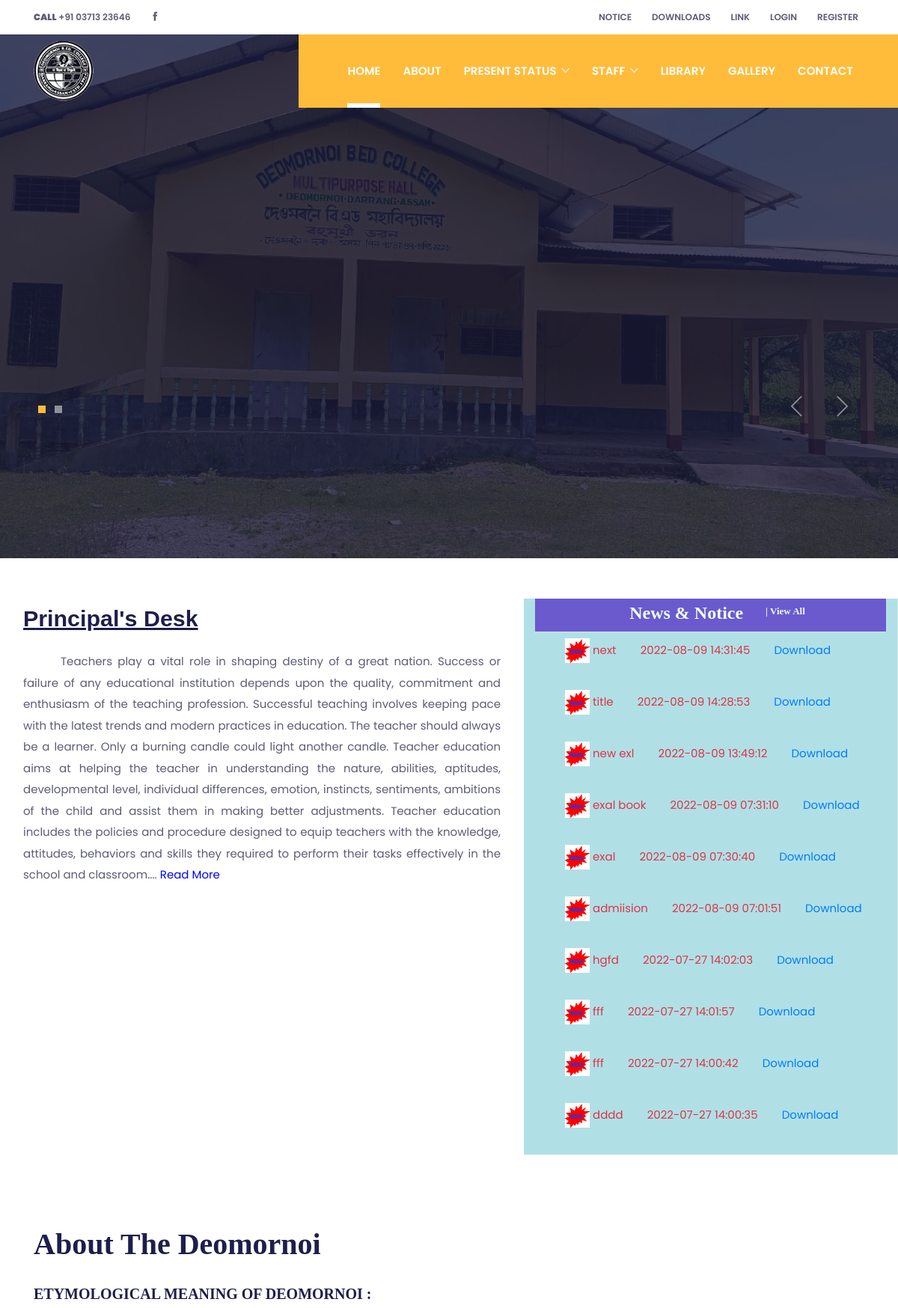
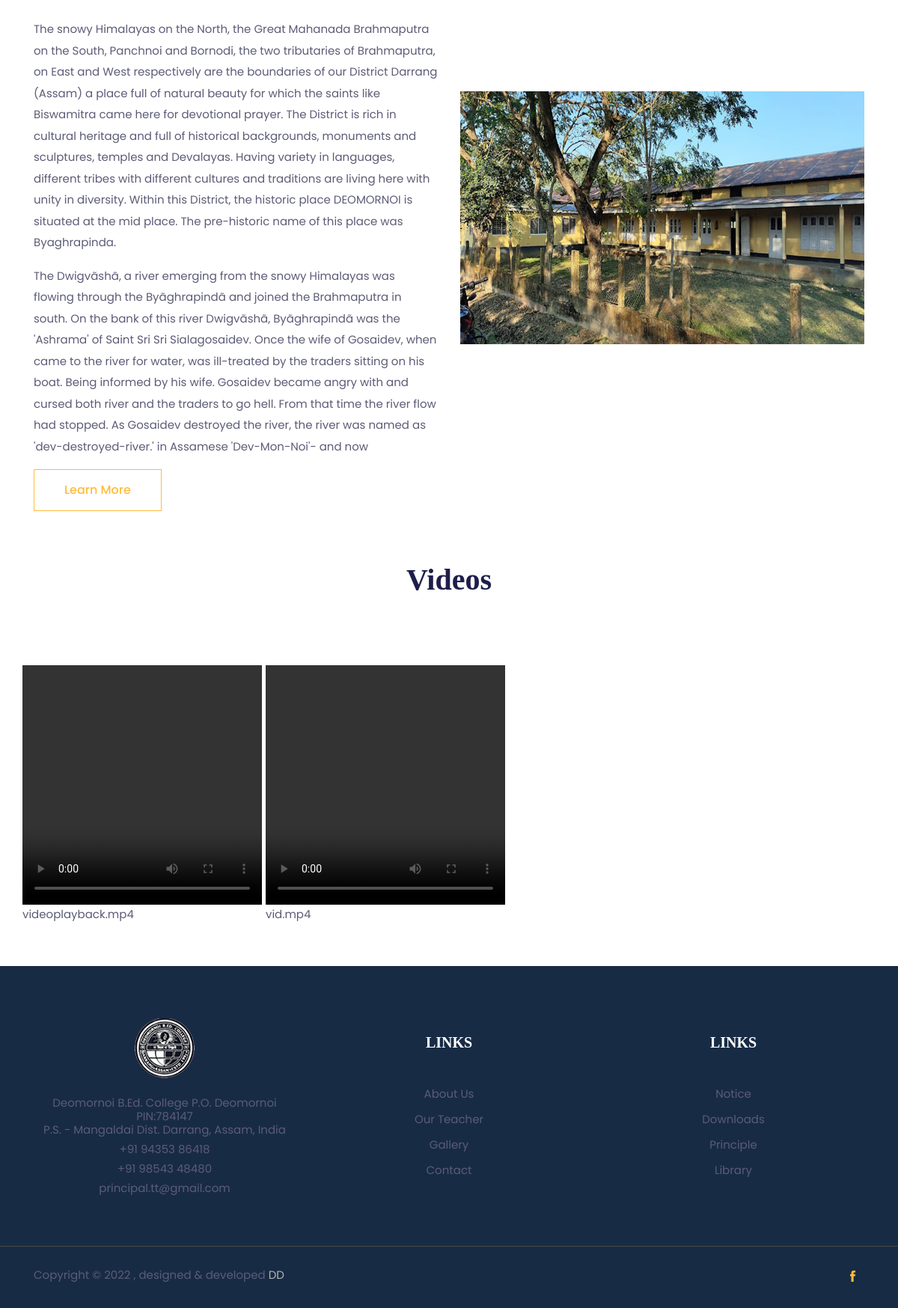
The page / on the database its author committed (2 pictures, top to bottom).
### tables this page shows
CREATE TABLE `notice` (
  `id` int(50) NOT NULL,
  `title` varchar(255) NOT NULL,
  `file` varchar(255) NOT NULL,
  `date` timestamp NOT NULL DEFAULT current_timestamp()
);

CREATE TABLE `videos` (
  `id` int(11) NOT NULL,
  `name` varchar(255) NOT NULL,
  `location` varchar(255) NOT NULL
);

### index.php (the view, shortened to what this page needs)
<?php
require('top.inc.php');
require('connection.inc.php');
$sql = "SELECT * FROM notice ORDER BY id DESC";
$result = $mysqli->query($sql);
?>
<section class="hero-section overlay bg-cover" data-background="images/banner/banner-1.jpg">
  <div class="container">
    <div class="hero-slider">
      <div class="hero-slider-item">
        <div class="row">
          <div class="col-md-8">
          </div>
        </div>
      </div>
    </div>
  </div>
</section>
<div>
  <br>
  <br>
  <section id="slider">
        <div class="container-fluid">
            <div class="row">
                <div class="col-lg-7 col-md-8 col-12">
                    <div class="py-2 px-3 about">
                        <h2 class="standfirst__title" style="font-size:1.9rem; font-family:Impact, Haettenschweiler, 'Arial Narrow Bold', sans-serif;text-decoration: underline";>
                            Principal's Desk</h2>
                            <br>
                        <p class="text-justify" style="text-indent:50px;">
                            Teachers play a vital role in shaping destiny of a great nation. Success or failure of any educational institution depends upon the quality, commitment and enthusiasm of the teaching profession. Successful teaching involves keeping pace with the latest trends and modern practices in education. The teacher should always be a learner. Only a burning candle could light another candle. Teacher education aims at helping the teacher in understanding the nature, abilities, aptitudes, developmental level, individual differences, emotion, instincts, sentiments, ambitions of the child and assist them in making better adjustments.
                            Teacher education includes the policies and procedure designed to equip teachers with the knowledge, attitudes, behaviors and skills they required to perform their tasks effectively in the school and classroom....
                            <a href="principle.php" style="text-decoration:none; color:blue">Read
                                More</a>
                        </p>
                    </div>
                </div>
                <div style="background-color:powderblue;"class="col-lg-5 col-md-12 border-right">
                    <h5 style="font-size:1.5rem; height:45px; padding-left:18px;padding-top:5px; font-family:'Times New Roman', Times, serif;background: SlateBlue; color:honeydew;text-align:center" class="border-bottom"><b>News &amp; Notice</b> &nbsp;&nbsp;&nbsp;
                      <sup style="font-size:13px;color:aliceblue;">| <a href="notice.php" style="font-size:13px; color:aliceblue">View All</a></sup>
                    </h5>
                <marquee direction="up" scrollamount="3" height="300px" onmouseover="this.stop();" onmouseout="this.start();">
                    <ul>
                    <?php
                        while($rows=$result->fetch_assoc())
                        {
                         ?>
                         <li class="text-danger"><img src="images/new-icon-gif-2.jpg" style="height:33px;width:33px;">
                        <?php echo $rows['title'];?> &nbsp;&nbsp;&nbsp;&nbsp;&nbsp;&nbsp;
                        <?php echo $rows['date'];?> &nbsp;&nbsp;&nbsp;&nbsp;&nbsp;&nbsp;
                        <a href="dbc_admin/uploaded_notice/<?php echo $rows['file'];?>" download>Download</a>
                        <br><i class="fa fa-calendar text-dark" aria-hidden="true"></i>&nbsp;&nbsp;<span class="text-primary"></span></li><br>
                        <?php
                            }
                         ?>
                </marquee>
                </div>
            </div>
        </div>
    </section>
</div>
<br>
<br>
<section class="section">
  <div class="container">
    <div class="row align-items-center">
      <div class="col-md-6 order-2 order-md-1">
        <h2 class="section-title">About The Deomornoi</h2>
        <h4>ETYMOLOGICAL MEANING OF DEOMORNOI :<h4><br>
<p>The snowy Himalayas on the North, the Great Mahanada Brahmaputra on the South, Panchnoi and Bornodi, the two tributaries of Brahmaputra, on East and West respectively are the boundaries of our District Darrang (Assam) a place full of natural beauty for which the saints like Biswamitra came here for devotional prayer. The District is rich in cultural heritage and full of historical backgrounds, monuments and sculptures, temples and Devalayas. Having variety in languages, different tribes with different cultures and traditions are living here with unity in diversity. Within this District, the historic place DEOMORNOI is situated at the mid place. The pre-historic name of this place was Byaghrapinda.</p>
<p>The Dwigvãshã, a river emerging from the snowy Himalayas was flowing through the Byãghrapindã and joined the Brahmaputra in south. On the bank of this river Dwigvãshã, Byãghrapindã was the 'Ashrama' of Saint Sri Sri Sialagosaidev. Once the wife of Gosaidev, when came to the river for water, was ill-treated by the traders sitting on his boat. Being informed by his wife. Gosaidev became angry with and cursed both river and the traders to go hell. From that time the river flow had stopped. As Gosaidev destroyed the river, the river was named as 'dev-destroyed-river.' in Assamese 'Dev-Mon-Noi'- and now</p>
      <a href="about.php" class="btn btn-outline-primary">Learn more</a>
      </div>
      <div class="col-md-6 order-1 order-md-2 mb-4 mb-md-0">
        <img class="img-fluid w-100" src="images/about/about-1.jpg" alt="about image">
      </div>
    </div>
  </div>
</section>
<div style="text-align:center;"><h2 class="section-title">Videos</h2></div>
<section class="section">
  <div class="container">
    <div class="row align-items-center">
      <?php
    require_once 'db-conn.php';
     $fetchVideos = mysqli_query($con, "SELECT * FROM videos ORDER BY id DESC");
     while($row = mysqli_fetch_assoc($fetchVideos)){
       $location = $row['location'];
       $name = $row['name'];
       echo "<div style='float: left; margin-right: 5px;'>
          <video src='dbc_admin/".$location."' controls width='320px' height='320px' ></video>
          <br>
          <span>".$name."</span>
       </div>";
     }
     ?>
    </div>
  </div>
</section>
<?php
require('footer.inc.php');
?>

### top.inc.php (shortened to what this page needs)
<!DOCTYPE html>
<html lang="en">
<head>
  <link rel="stylesheet" href="plugins/bootstrap/bootstrap.min.css">
  <link rel="stylesheet" href="plugins/slick/slick.css">
  <link rel="stylesheet" href="plugins/themify-icons/themify-icons.css">
  <link rel="stylesheet" href="plugins/animate/animate.css">
  <link rel="stylesheet" href="plugins/aos/aos.css">
  <link rel="stylesheet" href="plugins/venobox/venobox.css">
  <link href="css/style.css" rel="stylesheet">
</head>
<body>
<header class="fixed-top header">
  <div class="top-header py-2 bg-white">
    <div class="container">
      <div class="row no-gutters">
        <div class="col-lg-4 text-center text-lg-left">
          <a class="text-color mr-3" href="tel:+91 03713 23646"><strong>CALL</strong> +91 03713 23646</a>
          <ul class="list-inline d-inline">
            <li class="list-inline-item mx-0"><a class="d-inline-block p-2 text-color" href="https://www.facebook.com/deomornoi.bed"><i class="ti-facebook"></i></a></li>
          </ul>
        </div>
        <div class="col-lg-8 text-center text-lg-right">
          <ul class="list-inline">
            <li class="list-inline-item"><a class="text-uppercase text-color p-sm-2 py-2 px-0 d-inline-block" href="notice.php">notice</a></li>
            <li class="list-inline-item"><a class="text-uppercase text-color p-sm-2 py-2 px-0 d-inline-block" href="download.php">Downloads</a></li>
            <li class="list-inline-item"><a class="text-uppercase text-color p-sm-2 py-2 px-0 d-inline-block" href="link.php">Link</a></li>
            <li class="list-inline-item"><a class="text-uppercase text-color p-sm-2 py-2 px-0 d-inline-block" href="#loginModal" data-toggle="modal" data-target="#loginModal">login</a></li>
            <li class="list-inline-item"><a class="text-uppercase text-color p-sm-2 py-2 px-0 d-inline-block" href="#signupModal" data-toggle="modal" data-target="#signupModal">register</a></li>
          </ul>
        </div>
      </div>
    </div>
  </div>
  <div class="navigation w-100">
    <div class="container">
      <nav class="navbar navbar-expand-lg navbar-dark p-0">
        <a class="navbar-brand" href="index.php"><img src="images/logo.png" alt="logo"></a>
        <div class="collapse navbar-collapse" id="navigation">
          <ul class="navbar-nav ml-auto text-center">
            <li class="nav-item active">
              <a class="nav-link" href="index.php">Home</a>
            </li>
            <li class="nav-item @@about">
              <a class="nav-link" href="about.php">About</a>
            </li>
             <li class="nav-item dropdown view">
              <a class="nav-link dropdown-toggle" href="#" id="navbarDropdown" role="button" data-toggle="dropdown" aria-haspopup="true" aria-expanded="false">
                Present Status
              </a>
            </li>
            <li class="nav-item dropdown view">
              <a class="nav-link dropdown-toggle" href="#" id="navbarDropdown" role="button" data-toggle="dropdown" aria-haspopup="true" aria-expanded="false">
                Staff
              </a>
            </li>
            <li class="nav-item @@courses">
              <a class="nav-link" href="library.php">Library</a>
            </li>
            <li class="nav-item @@events">
              <a class="nav-link" href="gallery.php">Gallery</a>
            </li>
            <li class="nav-item @@contact">
              <a class="nav-link" href="contact.php">CONTACT</a>
            </li>
          </ul>
        </div>
      </nav>
    </div>
  </div>
</header>

### footer.inc.php (shortened to what this page needs)
<footer>
  <center>
  <div class="footer bg-footer section border-bottom">
    <div class="container">
      <div class="row">
        <div class="col-lg-4 col-sm-8 mb-5 mb-lg-0">
          <a class="logo-footer" href="index.php"><img class="img-fluid mb-4" src="images/logo.png" alt="logo"></a>
          <ul class="list-unstyled">
            <li class="mb-2">Deomornoi B.Ed. College P.O. Deomornoi PIN:784147
							 <br>P.S. - Mangaldai Dist. Darrang, Assam, India</li>
            <li class="mb-2">+91 94353 86418</li>
            <li class="mb-2">+91 98543 48480</li>
            <li class="mb-2">principal.tt@gmail.com</li>
          </ul>
        </div>
        <div class="col-lg-4 col-md-4 col-sm-4 col-6 mb-5 mb-md-0">
          <h4 class="text-white mb-5">LINKS</h4>
          <ul class="list-unstyled">
            <li class="mb-3"><a class="text-color" href="about.php">About Us</a></li>
            <li class="mb-3"><a class="text-color" href="teacher.php">Our Teacher</a></li>
             <li class="mb-3"><a class="text-color" href="gallery.php">Gallery</a></li>
            <li class="mb-3"><a class="text-color" href="contact.php">Contact</a></li>
          </ul>
        </div>
        <div class="col-lg-4 col-md-3 col-sm-4 col-6 mb-5 mb-md-0">
          <h4 class="text-white mb-5">LINKS</h4>
          <ul class="list-unstyled">
            <li class="mb-3"><a class="text-color" href="notice.php">Notice</a></li>
            <li class="mb-3"><a class="text-color" href="download.php">Downloads</a></li>
            <li class="mb-3"><a class="text-color" href="principle.php">Principle</a></li>
            <li class="mb-3"><a class="text-color" href="library.php">Library</a></li>
          </ul>
        </div>
      </div>
    </div>
  </div>
  </center>
  <div class="copyright py-4 bg-footer">
    <div class="container">
      <div class="row">
        <div class="col-sm-7 text-sm-left text-center">
          <p class="mb-0">Copyright &copy;
            , designed & developed <a href="https://www.linkedin.com/in/debajit-das-713033213/" class="text-muted">DD</a>
          </p>
        </div>
        <div class="col-sm-5 text-sm-right text-center">
          <ul class="list-inline">
            <li class="list-inline-item"><a class="d-inline-block p-2" href="https://www.facebook.com/deomornoi.bed"><i class="ti-facebook text-primary"></i></a></li>
          </ul>
        </div>
      </div>
    </div>
  </div>
</footer>
</body>
</html>

### css/style.css (style rules this page uses)
body { line-height: 1.2; font-family: "Poppins", sans-serif; -webkit-font-smoothing: antialiased; font-size: 15px; color: #5c5c77; }
p, .paragraph { font-weight: 400; color: #5c5c77; font-size: 15px; line-height: 1.9; font-family: "Poppins", sans-serif; }
h1, h2, h3, h4, h5, h6 { color: #1e1e4b; font-family: "futura-bold"; font-weight: 700; line-height: 1.2; }
h2, .h2 { font-size: 40px; }
h4, .h4 { font-size: 20px; }
h5, .h5 { font-size: 18px; }
.btn { font-size: 16px; font-family: "Poppins", sans-serif; text-transform: capitalize; padding: 15px 40px; border-radius: 0; font-weight: 500; border: 0; position: relative; z-index: 1; transition: 0.2s ease; overflow: hidden; white-space: nowrap; }
.btn::before { position: absolute; content: ""; height: 80%; width: 100%; left: 0; bottom: 10%; z-index: -1; transition: transform 0.2s ease-in-out; transform-origin: top; transform: scaleY(0); }
.btn-outline-primary { color: #ffbc3b; background-color: transparent; border: 1px solid #ffbc3b; }
.btn-outline-primary::before { background-color: #fff; }
body { background-color: #fff; overflow-x: hidden; }
ol, ul { list-style-type: none; margin: 0px; }
img { vertical-align: middle; border: 0; }
a, a:hover, a:focus { text-decoration: none; }
a, button, select { cursor: pointer; transition: 0.2s ease; }
h4 { transition: 0.2s ease; }
.slick-slide { outline: 0; }
.section { padding-top: 60px; padding-bottom: 60px; }
.section-title { margin-bottom: 30px; }
.bg-cover { background-size: cover; background-position: center center; background-repeat: no-repeat; }
.overlay { position: relative; }
.overlay::before { position: absolute; content: ""; height: 100%; width: 100%; top: 0; left: 0; background: #1a1a37; opacity: 0.8; }
.text-primary { color: #ffbc3b !important; }
.text-color { color: #5c5c77; }
.text-muted { color: #b5b5b7 !important; }
.top-header { font-size: 12px; transition: transform 0.2s ease; transform-origin: top; font-weight: 600; }
.navigation { background: linear-gradient(to right, transparent 50%, #ffbc3b 50%); transition: 0.2s ease; }
.navbar-nav { padding-left: 50px; background: #ffbc3b; }
.nav-item { margin: 0 15px; position: relative; }
.nav-item .nav-link { text-transform: uppercase; font-weight: 600; }
.nav-item::before { position: absolute; left: 0; bottom: 0; height: 6px; width: 100%; content: ""; background: #fff; transform: scaleY(0); transform-origin: top; transition: transform 0.3s ease; pointer-events: none; }
.nav-item:hover::before, .nav-item.active::before { transform: scaleY(1); transform-origin: bottom; }
.navbar-dark .navbar-nav .nav-link { color: #fff; }
.navbar-dark .navbar-nav .active > .nav-link, .navbar-dark .navbar-nav .nav-link.active, .navbar-dark .navbar-nav .nav-link.show, .navbar-dark .navbar-nav .show > .nav-link { color: #fff; }
.navbar-expand-lg .navbar-nav .nav-link { padding: 40px 0px; }
.navbar .nav-item > .dropdown-toggle::after { border: 0; margin-left: 0.255em; vertical-align: 1px; content: "\e64b"; font-family: "themify"; font-size: 11px; width: auto; }
.hero-section { padding: 250px 0 290px; }
.bg-footer { background-color: #182b45; }
.logo-footer { margin-top: -20px; display: inline-block; }
.footer { border-color: #494a43 !important; padding-top: 90px; }

### rows shown on the page
notice: title "next", date "2022-08-09 14:31:45"
notice: title "title", date "2022-08-09 14:28:53"
notice: title "new exl", date "2022-08-09 13:49:12"
notice: title "exal book", date "2022-08-09 07:31:10"
notice: title "exal", date "2022-08-09 07:30:40"
notice: title "admiision", date "2022-08-09 07:01:51"
notice: title "hgfd", date "2022-07-27 14:02:03"
notice: title "fff", date "2022-07-27 14:01:57"
notice: title "fff", date "2022-07-27 14:00:42"
notice: title "dddd", date "2022-07-27 14:00:35"
videos: name "videoplayback.mp4"
videos: name "vid.mp4"
